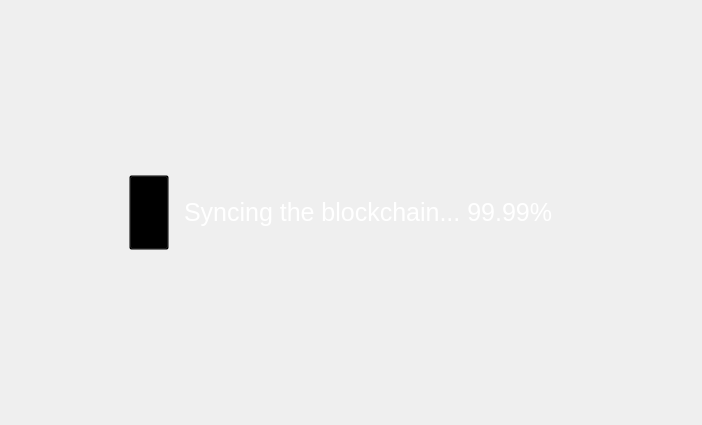
<?xml version="1.0" encoding="UTF-8"?>
<ui version="4.0">
 <class>LoadingBlockchain</class>
 <widget class="QWidget" name="LoadingBlockchain">
  <property name="geometry">
   <rect>
    <x>0</x>
    <y>0</y>
    <width>702</width>
    <height>425</height>
   </rect>
  </property>
  <property name="windowTitle">
   <string>Form</string>
  </property>
  <layout class="QHBoxLayout" name="horizontalLayout">
   <property name="spacing">
    <number>15</number>
   </property>
   <item>
    <spacer name="horizontalSpacer">
     <property name="orientation">
      <enum>Qt::Horizontal</enum>
     </property>
     <property name="sizeHint" stdset="0">
      <size>
       <width>40</width>
       <height>20</height>
      </size>
     </property>
    </spacer>
   </item>
   <item>
    <widget class="QPushButton" name="pushButton">
     <property name="maximumSize">
      <size>
       <width>75</width>
       <height>75</height>
      </size>
     </property>
     <property name="styleSheet">
      <string notr="true">background: transparent;</string>
     </property>
     <property name="text">
      <string/>
     </property>
     <property name="icon">
      <iconset resource="../bitcoin.qrc">
       <normaloff>:/icons/nlc2-logo</normaloff>:/icons/nlc2-logo</iconset>
     </property>
     <property name="iconSize">
      <size>
       <width>75</width>
       <height>75</height>
      </size>
     </property>
    </widget>
   </item>
   <item>
    <widget class="QLabel" name="loadingText">
     <property name="enabled">
      <bool>true</bool>
     </property>
     <property name="maximumSize">
      <size>
       <width>16777215</width>
       <height>16777215</height>
      </size>
     </property>
     <property name="layoutDirection">
      <enum>Qt::LeftToRight</enum>
     </property>
     <property name="styleSheet">
      <string notr="true">color: white;
font-size: 25px;</string>
     </property>
     <property name="text">
      <string>Syncing the blockchain... 99.99%</string>
     </property>
     <property name="scaledContents">
      <bool>true</bool>
     </property>
     <property name="alignment">
      <set>Qt::AlignCenter</set>
     </property>
    </widget>
   </item>
   <item>
    <widget class="QLabel" name="loaderLabel">
     <property name="maximumSize">
      <size>
       <width>75</width>
       <height>75</height>
      </size>
     </property>
     <property name="text">
      <string/>
     </property>
    </widget>
   </item>
   <item>
    <spacer name="horizontalSpacer_2">
     <property name="orientation">
      <enum>Qt::Horizontal</enum>
     </property>
     <property name="sizeHint" stdset="0">
      <size>
       <width>40</width>
       <height>20</height>
      </size>
     </property>
    </spacer>
   </item>
  </layout>
 </widget>
 <resources>
  <include location="../bitcoin.qrc"/>
 </resources>
 <connections/>
</ui>
